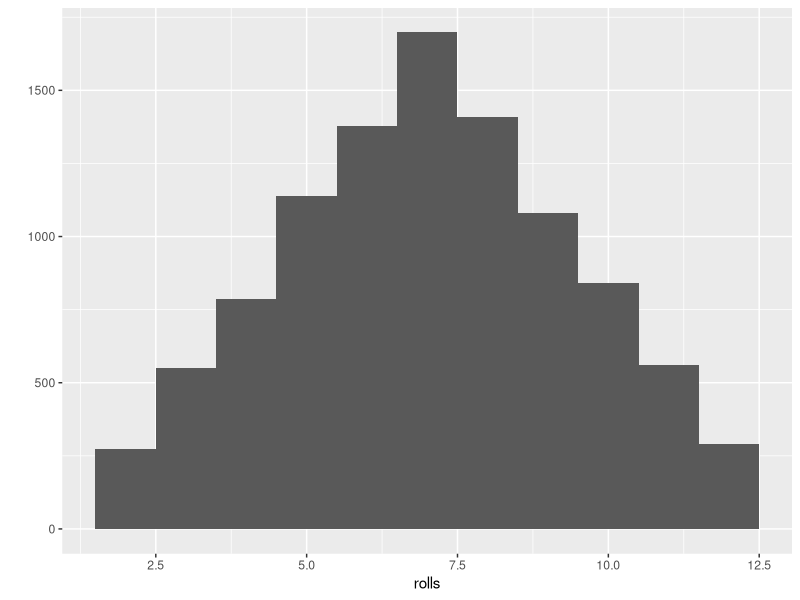
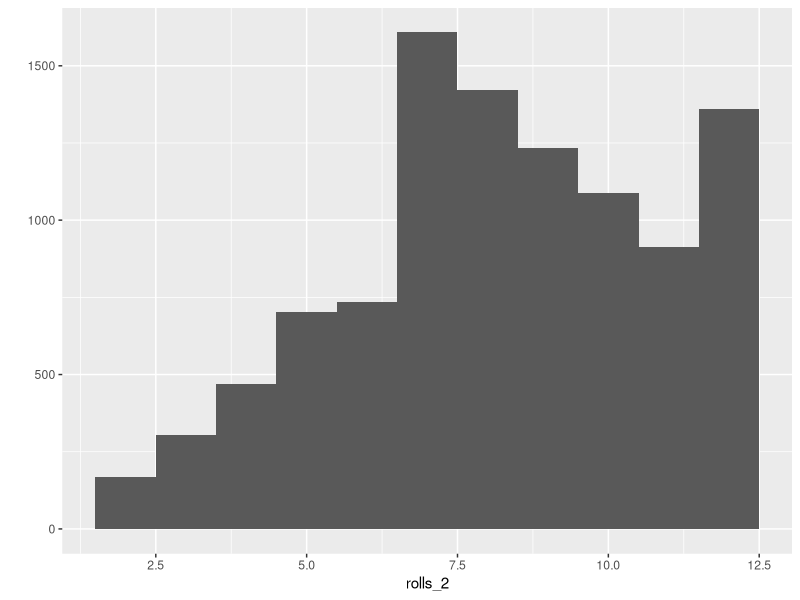
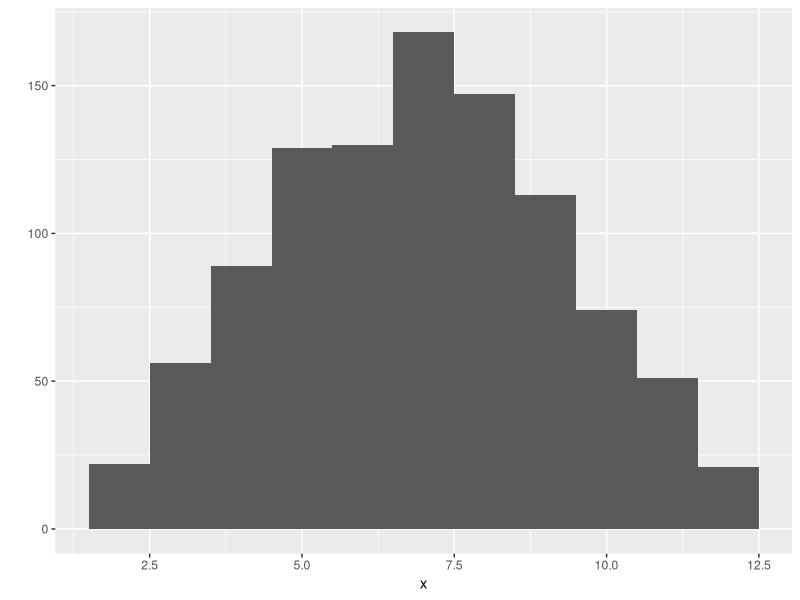
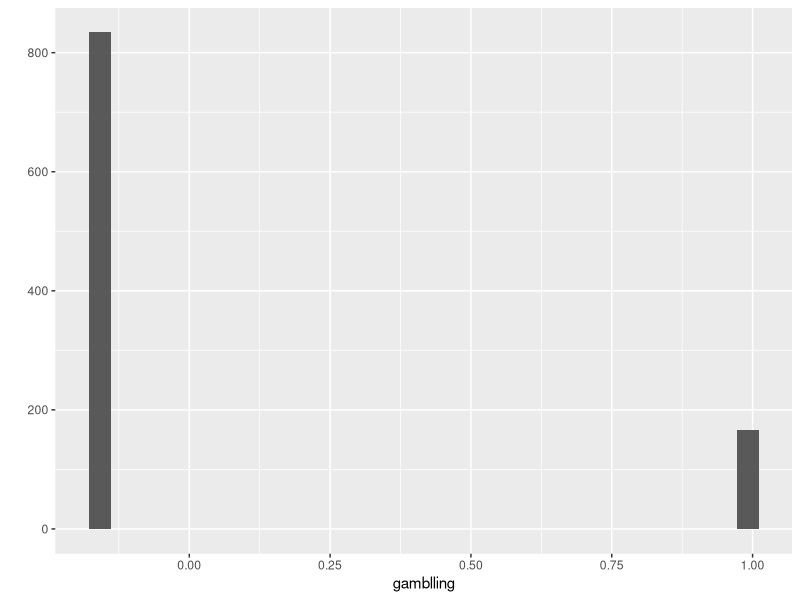

These figures' R source, in order:
library("ggplot2")
library("dplyr")

#TASK 1
#roll the die function

two.dice <- function() {
  dice <- sample(1:6, size=1) + sample(1:6, size=1)
  return(dice)
}

two.dice()
sims <- replicate(10000, two.dice())
table(sims)


#TASK 2
#ggplot2
library("ggplot2")
rolls <- replicate(10000, two.dice())
qplot(rolls, binwidth=1)

#TASK 3
#The dice on their own are fair, but their sums do not have equal probability

#TASKS 4 & 5
simulation <- function()
{
  unfair_die_roll <- sample (x  = 1:6, size = 1, replace = TRUE, prob = c(1/8, 1/8, 1/8, 1/8,1/8,3/8)) + sample(x  = 1:6, size = 1, replace = TRUE, prob = c(1/8, 1/8, 1/8, 1/8,1/8,3/8))
return(unfair_die_roll)
  }

simulation()



#ggplot2
rolls_2 <- replicate(10000, simulation())
qplot(rolls_2, binwidth=1)
rolls_2
#The dice are unfair because their sum is not normally distributed
#even though we have a fairly large number of simulations 

#TASK 6
#Probabilities of basic outcomes (fair die)

#Here we demonstrated that the probability of a sum of 2 and 7 

simulation_data=as.data.frame(sims)


values=list()

for (i in c(2:12))
{
  values[i]=count(filter(simulation_data,sims==i))/count(simulation_data)  
}


sum(simplify2array(values[2:12]))
values[2] # # Here we show the probability of the sum being equal to two
values[7] # Here we show the probability of the sum being equal to seven

#TASK 7
#If we were in a casino...
simulation_2 <- function()
{
fair_die_roll <- sample (x  = 1:6, size = 1, replace = TRUE, prob = NULL) + sample(x  = 1:6, size = 1, replace = TRUE, prob = NULL)
return(fair_die_roll)
}


#table
x <- replicate(1000,simulation_2())
table(x)


#ggplot2
qplot(x, binwidth=1)

#our casino simulation (the number of times we got the sum of 7)

casino <- function(x)
{
sim2_probs <- replicate(1000,simulation_2())
condition <- sum(sim2_probs == 7) 
return(condition)
}
casino() 




#Simulation 
gamblling=sample(c(1,-0.15),1000,prob = c(as.numeric(values[7]),1-as.numeric(values[7])),replace=TRUE)
qplot(gamblling)

wins=1000*as.numeric(values[7])*1-1000*(1-as.numeric(values[7]))*0.15
wins

#As showed earlier, the probability of the sum of 7 is approximately 0.167
#If played 1000 times, we would get the sum of 7, 167 times 
sumofseven <- (1000/100*16.7)
sumofseven
#We would win 167x 1 euro = 167 euros
winnings <- 167*1
winnings
#We would lose 833 times (1000-167=833)
losings <- 1000-167
losings
#Casino would get 15 cents for each of the 833 wins (124,95 euros)
casino_winnings <- 833*0.15
casino_winnings
#Our gain would be 167-124.95= 42,05 euros
gain <- 167-124.95
gain
#But when we subtract our original bet of 150e... we end up losing a total of 107.95 euros
total_loss <- 42.05-150
total_loss
#Conclusion: This is not a good deal for us

